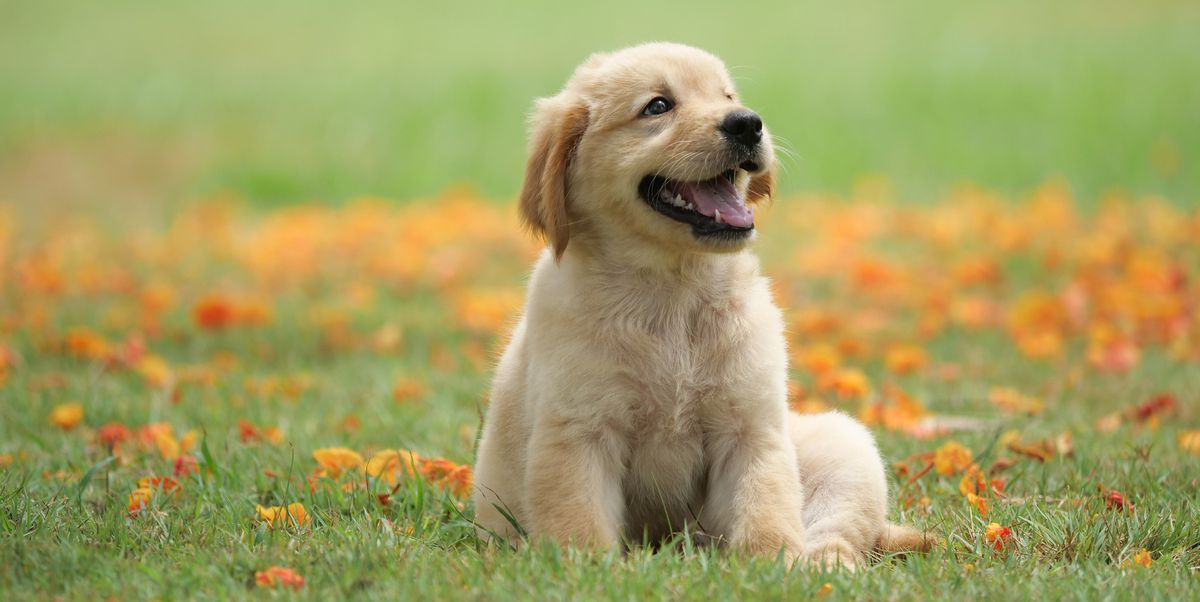
#> input picture Photos/dog2.jpg, 1200 x 602 px
$ python masking.py
#> lines starting #> are read from the running program, lines starting #| are printed output that depends on the picture; after the words box and inside, x2 and y2 are one past the last pixel; in counts of white or black regions, pixels touching at a corner belong together
import cv2 as cv
import numpy as np

img = cv.imread('./Photos/dog2.jpg')
#> img is the input picture: shape (602, 1200, 3); mean B, G, R 97.6, 158.6, 163.9
cv.imshow('Original', img)

blank = np.zeros(img.shape[:2], dtype='uint8')
cv.imshow('Blank', blank)

mask = cv.circle(blank.copy(), (img.shape[1]//2, img.shape[0]//2), 100, 255, -1)
cv.imshow('Mask', mask)
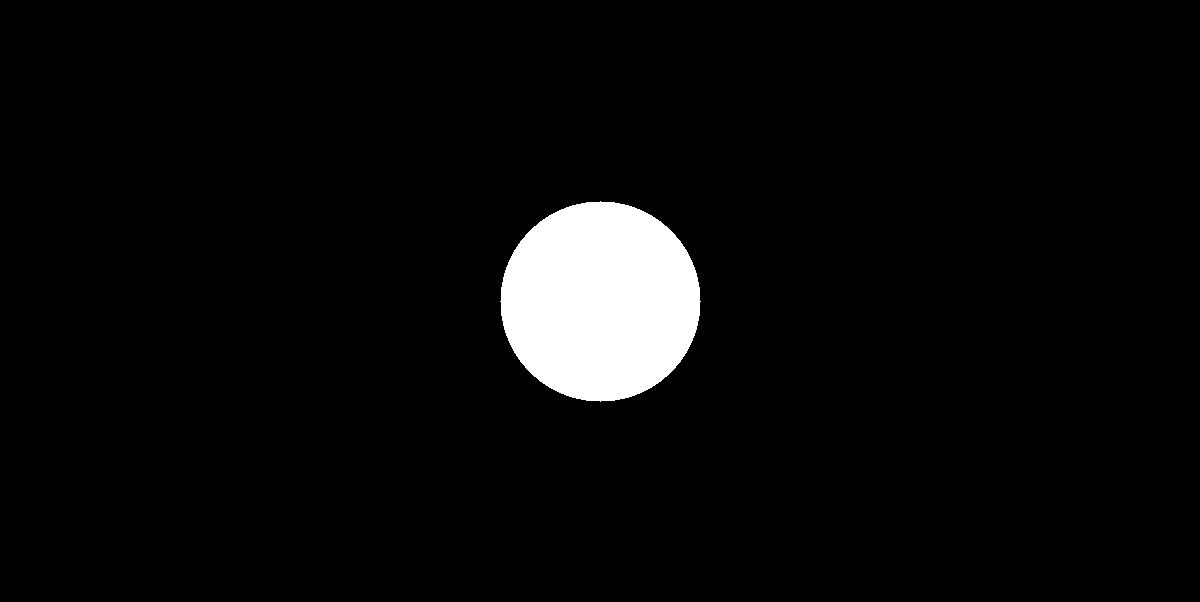
#> window 'Mask': shape (602, 1200); 4.3% white; 1 white region, box (x1, y1, x2, y2) and area: (500, 201, 701, 402) 31417

masked = cv.bitwise_and(img, img, mask=mask)
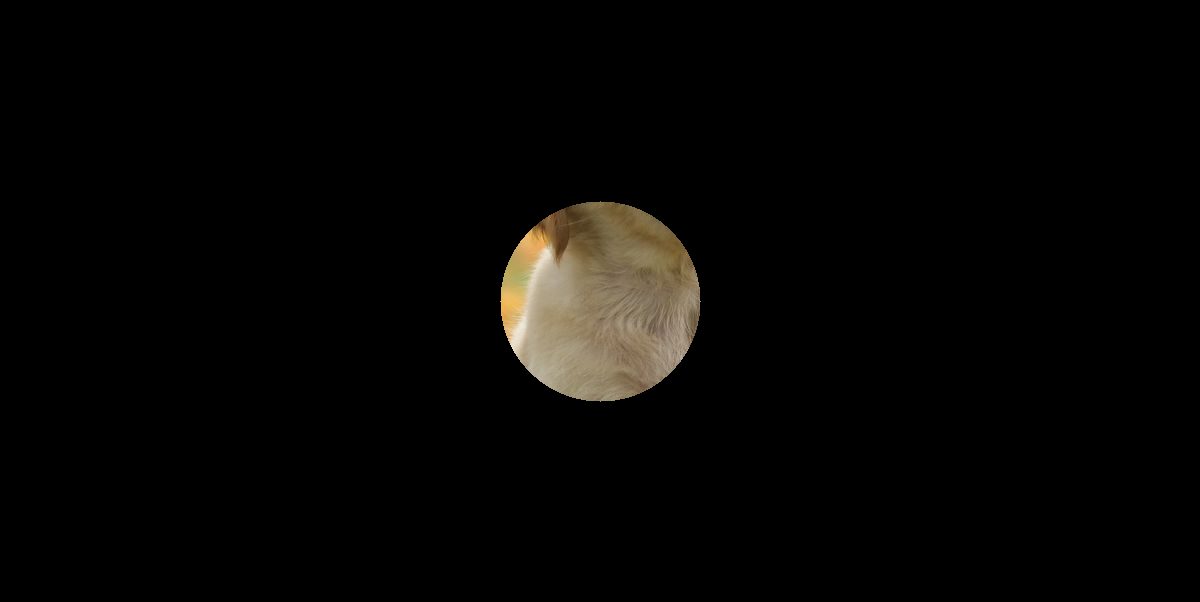
#> masked: shape (602, 1200, 3); mean B, G, R 4.3, 5.7, 6.5
cv.imshow('Masked', masked)


cv.waitKey(0)

$ run again, with Photos/dog1.jpg copied over Photos/dog2.jpg
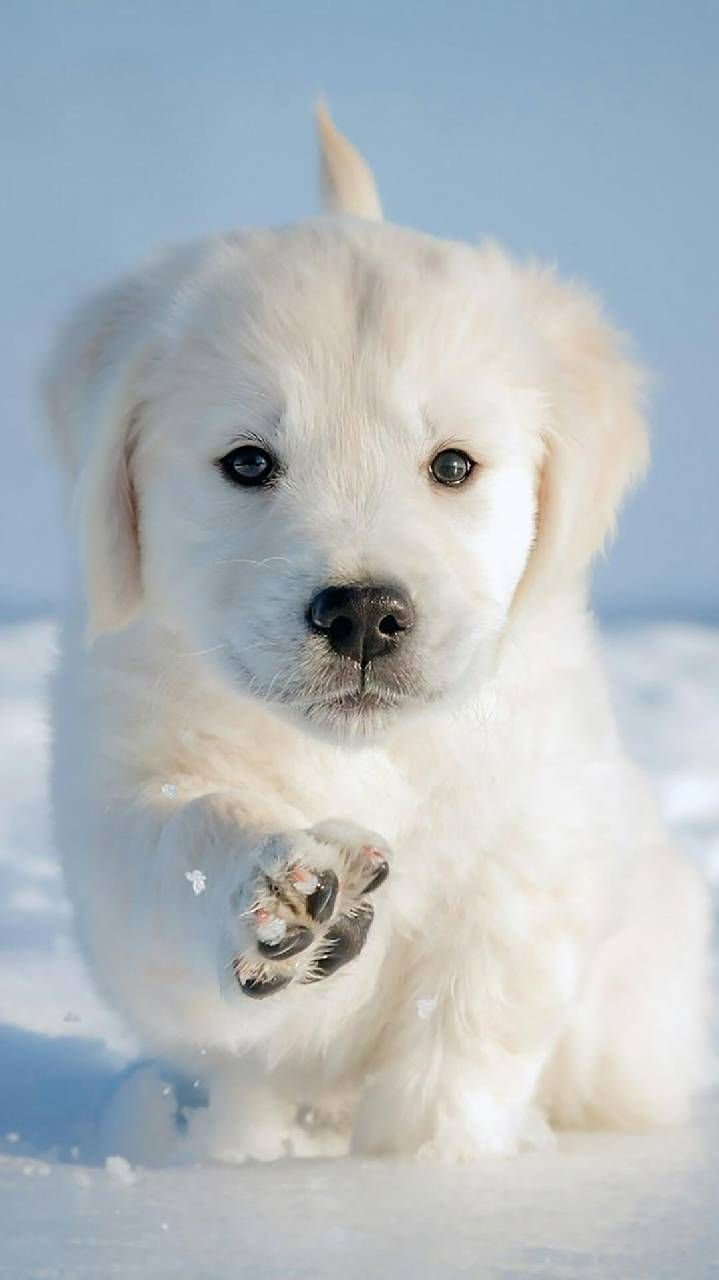
#> input picture Photos/dog1.jpg, 719 x 1280 px
#> img is the input picture: shape (1280, 719, 3); mean B, G, R 191.1, 186.5, 178.7
#> `cv.imshow('Mask', mask)`:
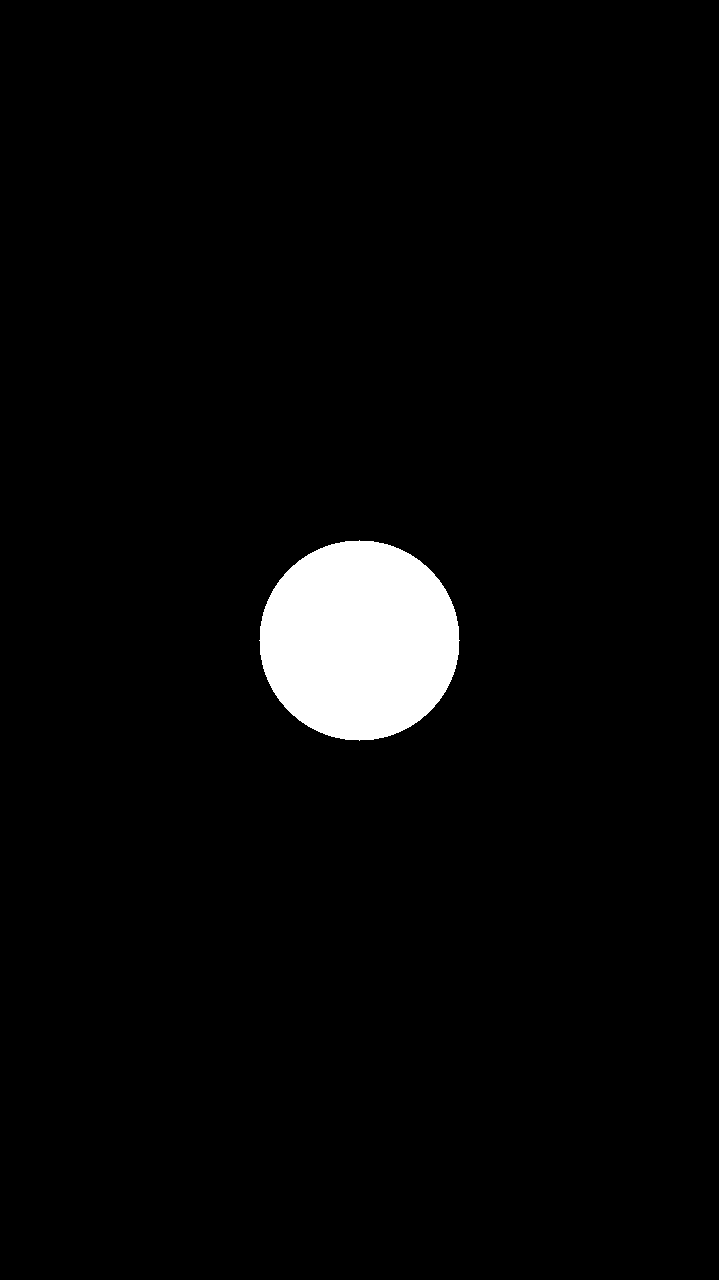
#> window 'Mask': shape (1280, 719); 3.4% white; 1 white region, box (x1, y1, x2, y2) and area: (259, 540, 460, 741) 31417
#> `masked = cv.bitwise_and(img, img, mask=mask)`:
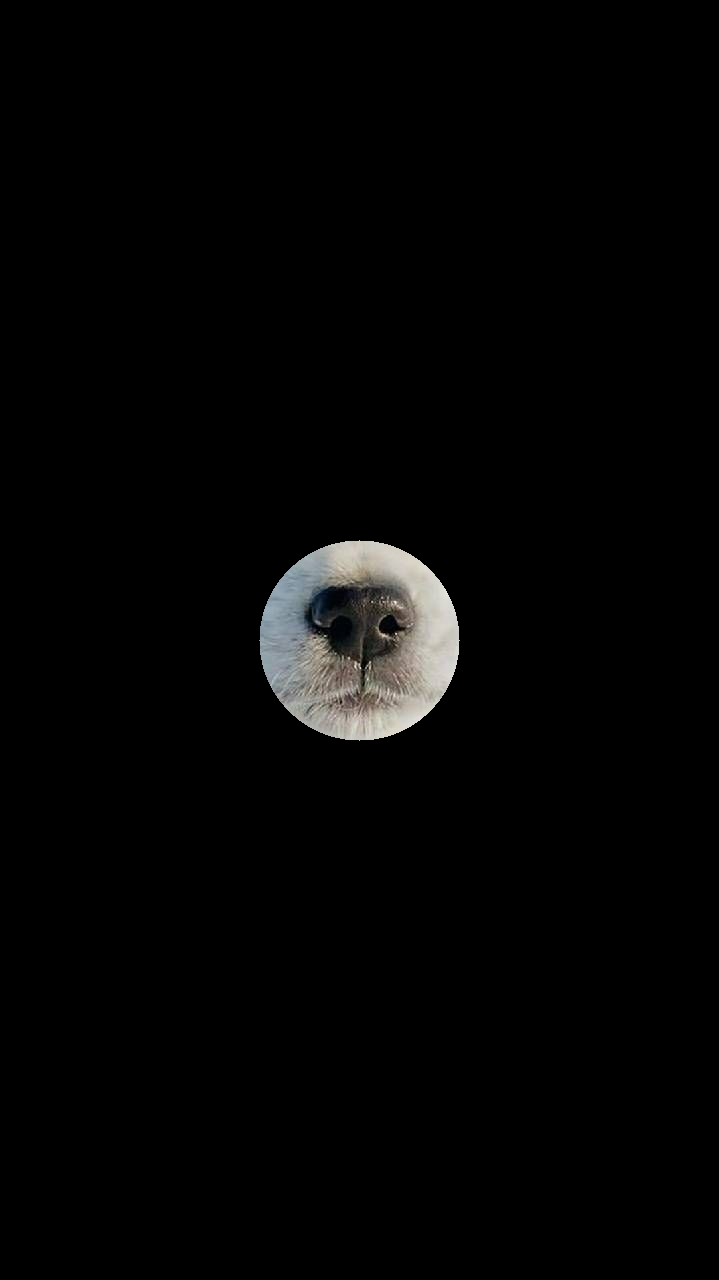
#> masked: shape (1280, 719, 3); mean B, G, R 4.5, 4.7, 4.7

$ run again, with Photos/dog3.jpg copied over Photos/dog2.jpg
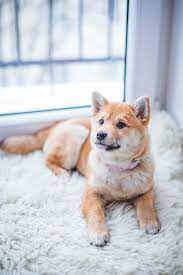
#> input picture Photos/dog3.jpg, 183 x 275 px
#> img is the input picture: shape (275, 183, 3); mean B, G, R 206.7, 200.7, 200.4
#> `cv.imshow('Mask', mask)`:
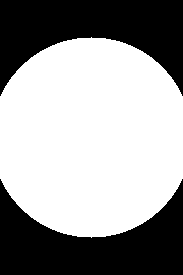
#> window 'Mask': shape (275, 183); 60.6% white; 2 black regions, box (x1, y1, x2, y2) and area: (0, 0, 183, 96) 9913, (0, 179, 183, 275) 9913
#> `masked = cv.bitwise_and(img, img, mask=mask)`:
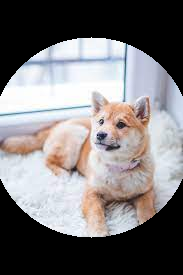
#> masked: shape (275, 183, 3); mean B, G, R 122.5, 121.2, 124.2
